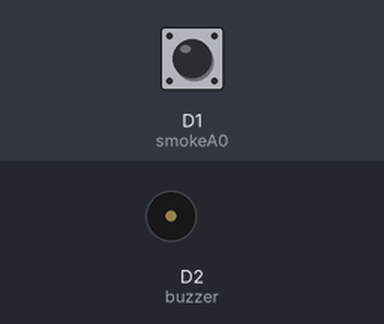
Simulated run of this sketch. Board: ESP8266 (NodeMCU). Parts: buzzer (waves = sounding). Inputs (shaded band) come from the test bench; at power-on: D1 (smokeA0) LOW. What the sketch prints to the serial monitor is not drawn.

Above: at 0.6 s.
Timing chart, 0 to 3.0 s (numbered marks = the images above):
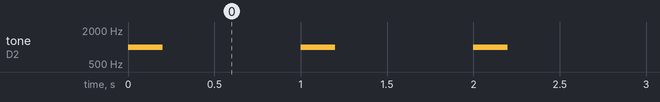

The sketch:

gas_alertbuzzer_esp8266.ino
```cpp
int buzzer = D2;
int smokeA0 = D1;

// Your threshold value. You might need to change it.
int sensorThres = 600;

void setup() {
 pinMode(buzzer, OUTPUT);
 pinMode(smokeA0, INPUT);
 Serial.begin(115200);
}

void loop() {
 int gasSensor = digitalRead(smokeA0);

 Serial.print("Pin A0_gasSensor=:   ");
 Serial.println(gasSensor);
 // Checks if it has reached the threshold value
 if (gasSensor > sensorThres)
 {
   tone(buzzer, 1000, 200);
 }
 else
 {
   //noTone(buzzer);
    tone(buzzer, 1000, 200);
 }
 delay(1000);
}
```

Measured:
- by itself, tone on D2 (buzzer): alternates 1000 Hz for 0.20 s and silent for 0.80 s
